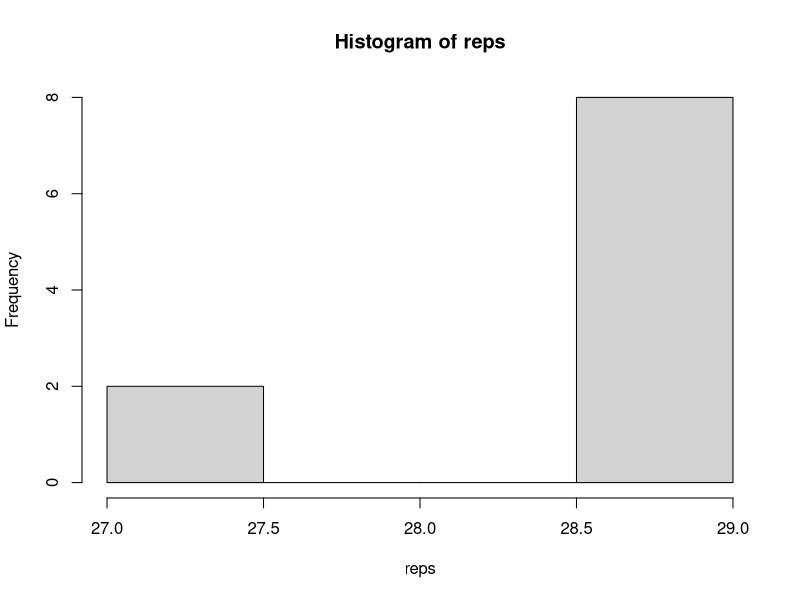
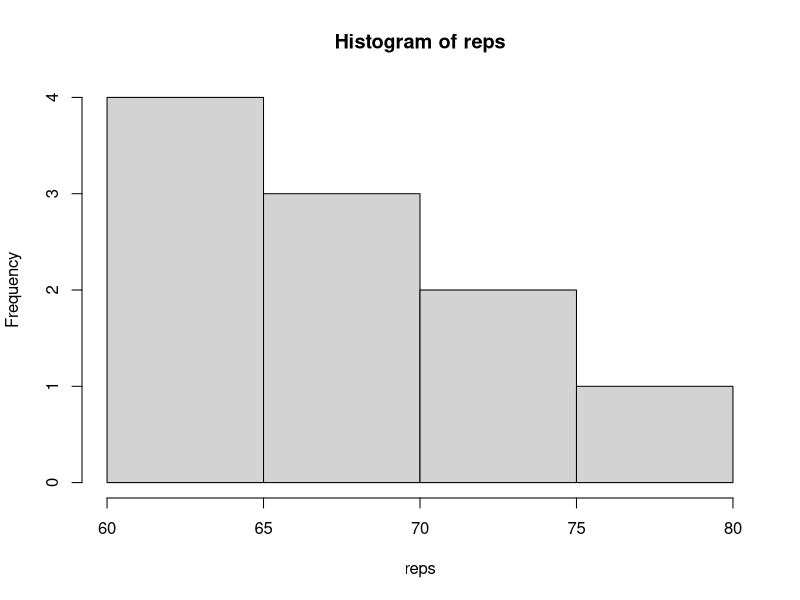
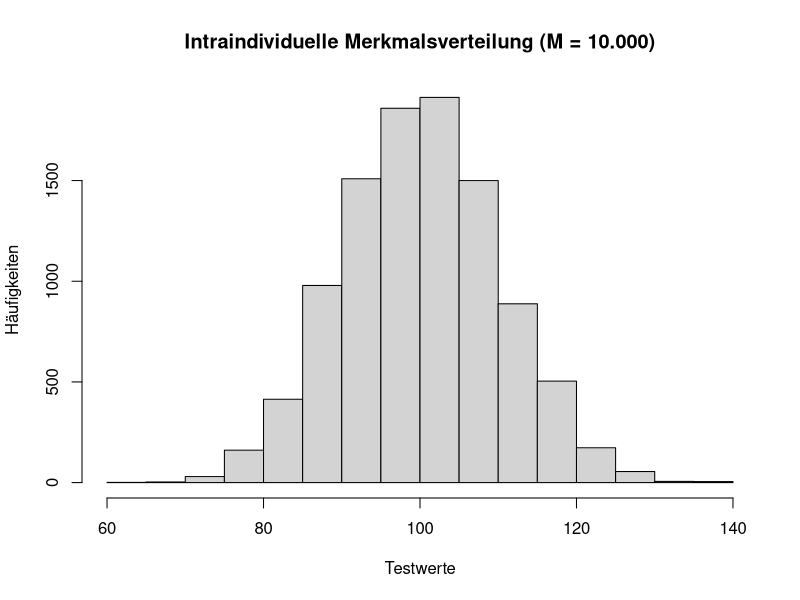
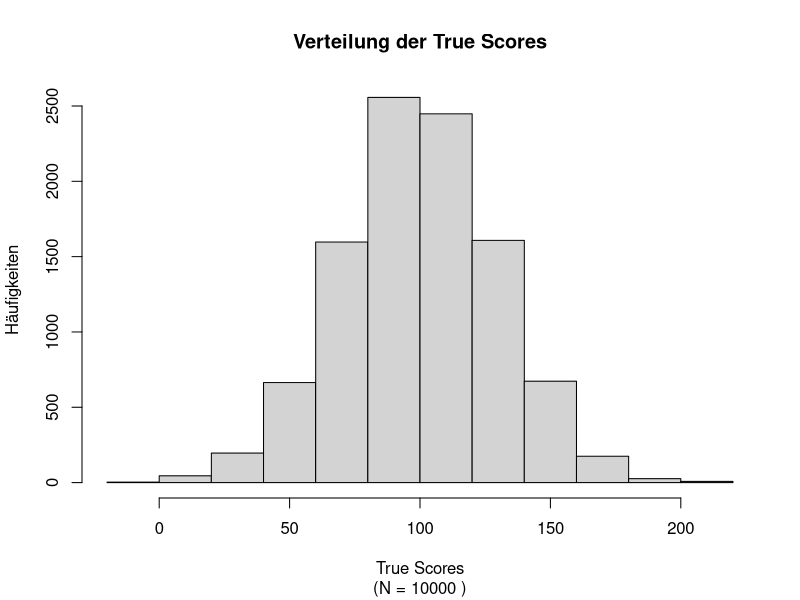
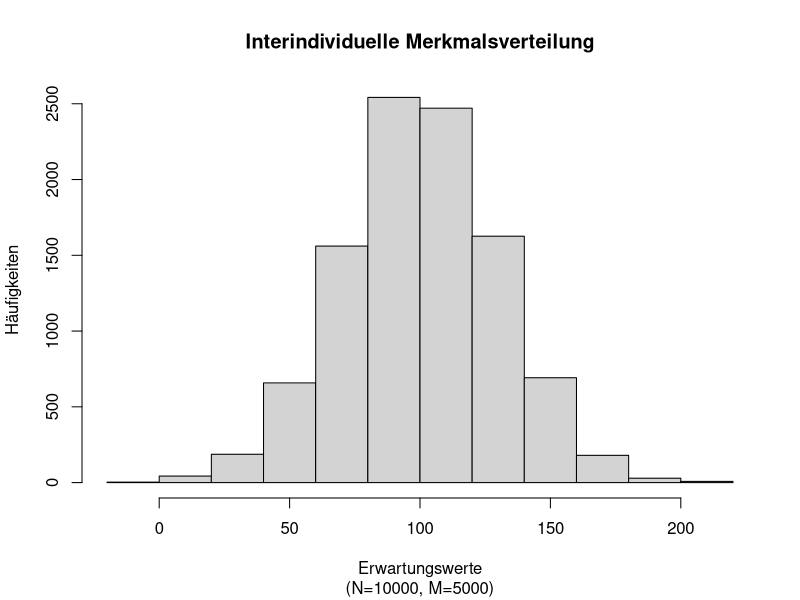
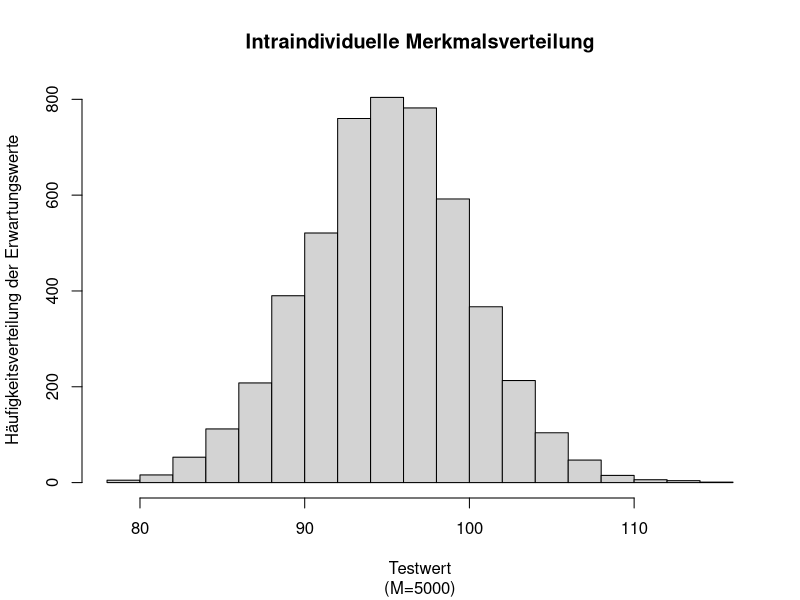

Reproduce these figures in R, in order.
###################################
# R Skript zum Übungskurs: 04 KTT # 
##################################ä

# Übungsaufgabe 1 ---------------------------------------------------------

# Revelle's Münzwurf 
#

# Setup
# set.seed(123)
# rm(list = ls())
#
# Wahres Alter
true_age <- 28 #<------------------------------------------ verändere mich!

add_privacy <- function(true_age){
  hot <- sample(c(0,1), 1, replace = TRUE)
  ifelse(hot==1, true_age+1, true_age-1)
}

# Anzahl der Testwiederholungen 
M <- 10 #<------------------------------------------------ verändere mich!
reps <- replicate(M, add_privacy(true_age))
# Erwartungswert von X ; E(X) = T 
(E_X <- mean(reps))
hist(reps)

# Die verlfixte Waage
#

# Setup
# set.seed(123)
# rm(list = ls())
#
true_weight <- 67 #<---------------------------------------- verändere mich!
crazy_scale <- function(true_weight){
  # 5kg +/- 
  rnorm(1, true_weight, 5)
}
# Anzahl der Messwiederholungen
M <- 10 #<------------------------------------------ verändere mich!
reps <- replicate(M, crazy_scale(true_weight))
(E_x <- mean(reps))
hist(reps)

# Übungsaufgabe 2 ---------------------------------------------------------

# Setup
# set.seed(123)
# rm(list = ls()) 
#
# Anzahl der Testwiederholungen 
M <- 10000 #<---------------------------------- verändere mich!
# True Score
T <- 100 
# Messfehler: E(E) = 0
E <- rnorm(M, 0, 10)
# Beobachtungswert 
X <- T + E 
# (Imaginäre) Wiederholung des Test 
reps <- replicate(M, sample(X, 1))

# Output(s)
#
# Intraindividuelle Merkmalsverteilung
hist(reps, 
     main = "Intraindividuelle Merkmalsverteilung (M = 10.000)", 
     xlab = "Testwerte", 
     ylab = "Häufigkeiten")
#     
# Erwartungswert des Individuums bei M Wiederholungen
# E(X) = T = 100 (?)
(E_X <- mean(reps))
#
# Ein zufällig gezogener Beobachtungswert
# .. aus der intraindividuellen Merkmalsverteilung
# .. ein Schätzer für den wahren Wert: 100
(X_i <- sample(X, 1))
cat("Beobachtungswert", X_i, "True Score", T)

# Übungsaufgabe 3 ---------------------------------------------------------

# Setup 
# set.seed(123)
# rm(list = ls())
#
# Populationsgröße 
N <- 10000 #<----------------------------------------------- verändere mich!
# Generierung der True Scores
# 100: Mittlere Intelligenz in der Population
# 30: Abweichungen vom Populationnsmittelwert
T <- round(rnorm(N, 100, 30), digits = 0)
# Anzahl der Testwiederholungen
M <- 5000 #<-------------------------------------------------- verändere mich!
X <- lapply(T, function(T) rnorm(M, T , 5)) ; names(X) <- T

# Outputs
#

# "Verteilung der wahren aber unbekannten Intelligenzwerte 
# ...in der Population
#
hist(T, 
     main = "Verteilung der True Scores", 
     sub =  paste("(N =", N, ")"),
     xlab = "True Scores", 
     ylab = "Häufigkeiten"
     )

# Interindividuelle Merkmalsverteilung
#
hist(rapply(X, mean), 
     main = "Interindividuelle Merkmalsverteilung", 
     sub = paste0("(N=", N, ", M=", M, ")"), 
     xlab = "Erwartungswerte",
     ylab = "Häufigkeiten")

# Mittelwert unserer Population
# ..zur Erinnerung: T = 100
#
mean(rapply(X, mean)) 

# Intraindividuelle Merkmalsverteilung 
# ..ziehe zufällig ein (i=1) Individuum aus der Population
#
i <- 1 
X_i <- sample(X, i)
hist(X_i[[1]],
     main = "Intraindividuelle Merkmalsverteilung",
     sub = paste0("(M=", M, ")"), 
     xlab = "Testwert",
     ylab = "Häufigkeitsverteilung der Erwartungswerte")

# Ziehe zufällig ein Testwert dieser Person 
# ..aus der intraindividuellen Merkmalsverteilung
(X_ij <- sample(X_i[[1]], 1)) #<--------------------------- mehrfach ausführen!
cat("Observed Score:", X_ij, "True Score:", names(X_i))

# Übungsaufgabe 4 ---------------------------------------------------------

# Funktion 
# set.seed(123)
# rm(list = ls())
#
# Ziehe zufällig ein Testwert dieser Person 
# ..aus der intraindividuellen Merkmalsverteilung
rsample_i <- function(){
  # Ziehe zufällig ein Individuum 
  (X_i <- sample(X, 1)) 
  # Ziehe zufällig einen Testwert dieses Individuums 
  (X_ij <- sample(X_i[[1]], 1))
  cat(" True Score (T):", names(X_i), "\n", 
      "Testwert (X):", round(X_ij), "\n", 
      "Messfehler (E):", 
      abs(round(X_ij) - as.numeric(names(X_i))))}

# Ziehe zufällig ein Individuum aus der Population
rsample_i() #<------------------------------------------ mehrfach ausführen!


# Übungsaufgabe 5 ---------------------------------------------------------

# Setup
# set.seed(123)
# rm(list = ls())
#
# Populaitonsgröße
N <- 10000
tau <- rnorm(N, mean = 100, 30)
var_epsilon <- 25 # <-------------------------------------- verändere mich!
epsilon <- rnorm(N, 0, var_epsilon) 

# Funktion
# 
reliab <- function(tau, epsilon){
  rel <- var(tau) / var(tau + epsilon)
  cat("Reliabilität der Messung:", rel)
}

reliab(tau, epsilon) #<------------------------------- mehrfach ausführen!
